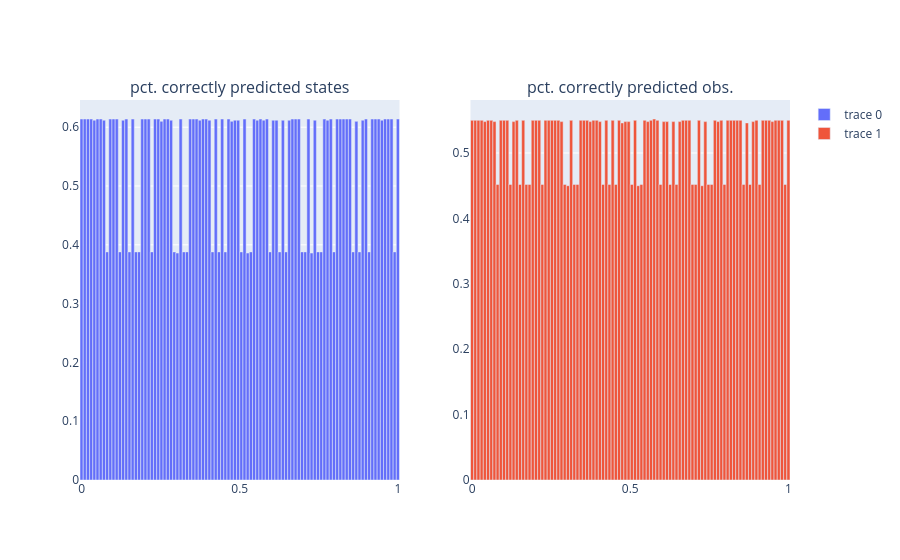

This figure's notebook cell:
### Markdown cell above
Plot the fraction of correct predictions for states and observations

### Code cell
fig = make_subplots(rows=1, cols=2, subplot_titles=("pct. correctly predicted states", "pct. correctly predicted obs."))
fig.add_trace(go.Bar(x=np.linspace(0, 1, n_attempts), y=frac_correct_states_predicted_list, width=1/(1 + n_attempts)), row=1, col=1)
fig.add_trace(go.Bar(x=np.linspace(0, 1, n_attempts), y=frac_correct_obs_predicted_list, width=1/(1 + n_attempts)), row=1, col=2)
fig.show()
